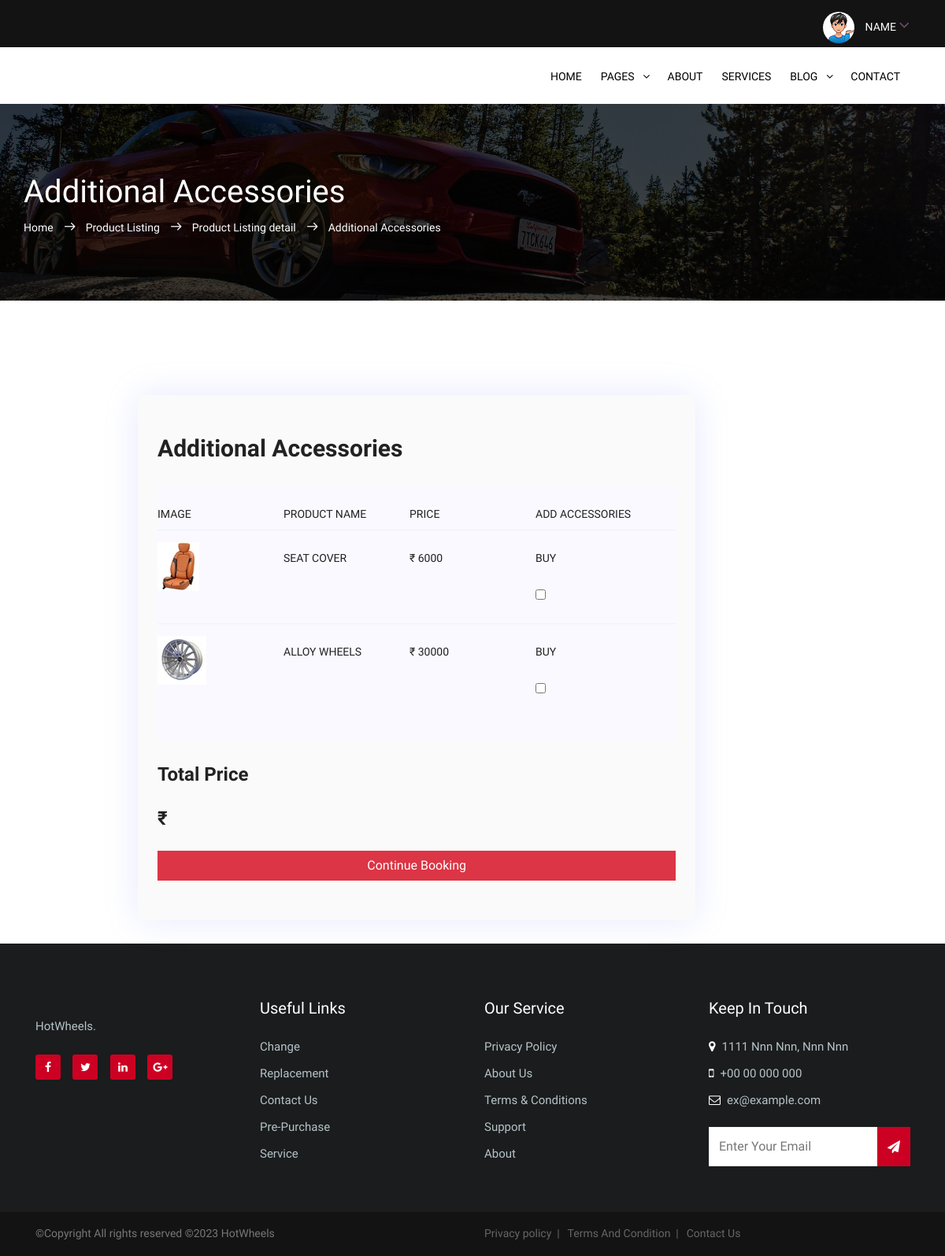
The app's page /cars/addaccessories/1 (signed in) with its own data.
### cars/models.py (models this page shows)
class AdditionalAccessories(models.Model):
    class Meta:
        db_table = 'Additional Accessories'
        verbose_name = "Additional Accessories"
        verbose_name_plural = "Additional Accessories"
    id = models.BigAutoField(
        primary_key= True,
    )
    image = models.ImageField(
        upload_to="image/media/",
        blank=True,
        null=True,
        verbose_name="Product Image"
        )
    price = models.IntegerField(
        verbose_name="Price Of Product"
        )
    Product = models.CharField(default=None,null=True,blank=True,max_length=255,verbose_name="Product Name (Pixel Size 62x62)")

### cars/views.py (the view)
# urls.py: path('addaccessories/<int:pk>', views.addaccessories, name='addaccessories'),
def addaccessories(request,pk):
    if 'username' in request.session:
        order_verify = Order.objects.filter(customerid=request.user)
        if order_verify:
            return render(request,'trail.html')
        CARDETAILS = DETAILS.objects.get(pk=pk)
        ACCESSORIES =  AdditionalAccessories.objects.all()
        return render(request,'additional_accessories.html',{'ACCESSORIES':ACCESSORIES,'CARDETAILS':CARDETAILS})
    return redirect('signin')

### cars/templates/additional_accessories.html (shortened to what this page needs)
{% load static %}
<!DOCTYPE html>
<html lang="en">
<head>
        <link rel="stylesheet" href="{% static 'css/linearicons.css' %}">
        <link rel="stylesheet" href="{% static 'css/font-awesome.min.css' %}">
        <link rel="stylesheet" href="{% static 'css/bootstrap.css' %}">
        <link rel="stylesheet" href="{% static 'css/magnific-popup.css' %}">
        <link rel="stylesheet" href="{% static 'css/nice-select.css' %}">
        <link rel="stylesheet" href="{% static 'css/animate.min.css' %}">
        <link rel="stylesheet" href="{% static 'css/owl.carousel.css' %}">
        <link rel="stylesheet" href="{% static 'css/main.css' %}">
    </head>
    <body>
          <header id="header">
              <div class="header-top bg-1">
                <div class="container">
                    <div class="row">
                        <div class="col-md-7 col-xs-12 hide_column">
                        </div>
                        <div class="col-lg-5 col-md-12 col-xs-12">
                            <div class="header-top-right text-right">
                                <ul class="account">
                                    <li>
                                        <a href="#">
                                            <img src="{% static 'img/boogyman.png' %}" alt="">
                                            NAME  <span> {{user.first_name}}
                                            <i class="fa fa-angle-down"></i></span>
                                        </a>
                                    </li>
                                </ul>
                            </div>
                        </div>
                    </div>
                </div>
            </div>
            <div class="header-bottom">
                <div class="container">
                    <div class="row align-items-center d-flex">
                        <div class="col-lg-2 col-md-2">
                            <div id="logo">
                            </div>
                        </div>
                           <div class="col-lg-10 col-md-2">
                          <nav id="nav-menu-container">
                            <ul class="nav-menu float-right">
                              <li class="menu-has-children"><a href="{% url 'index' %}">Home</a>
                              </li>
                              <li class="menu-has-children"><a href="">Pages</a>
                              </li>
                              <li class="menu-has-children"><a href="about_us.html">About</a>
                              </li>
                              <li class="menu-has-children"><a href="services.html">Services</a>
                              </li>
                              <li class="menu-has-children"><a href="blog_home.html">Blog</a>
                              </li>
                              <li class="menu-has-children"><a href="contact.html">Contact</a></li>
                            </ul>
                          </nav>
                      </div>
                    </div>
                </div>
            </div>
          </header>
        <section class="banner-area relative" id="home">
            <div class="overlay overlay-bg"></div>
            <div class="container">
                <div class="row d-flex align-items-center justify-content-center">
                    <div class="about-content col-lg-12">
                        <h1 class="text-white">
                            Additional Accessories
                        </h1>
                        <p class="text-white link-nav"><a href="{% url 'index' %}">Home </a>  <span class="lnr lnr-arrow-right"></span> <a href="{% url 'product_listing' %}"> Product Listing</a> <span class="lnr lnr-arrow-right"></span> Product Listing detail  <span class="lnr lnr-arrow-right"></span> Additional Accessories</p>
                    </div>
                </div>
            </div>
        </section>
        <section class="cart_area mb-30 pt-120">
            <div class="container">
                <div class="row d-flex justify-content-center">
                    <form action="/cars/taxinfo/{{CARDETAILS.id}}" method="post">
                    <div class="cart_content col-lg-10">
                        <div class="cart-top-border">
                            <h2 class="mb-30">Additional Accessories </h2>
                            <div class="progress-table-wrap">
                                <div class="progress-table">
                                    <div class="table-head">
                                        <div class="image">Image</div>
                                        <div class="image">Product Name</div>
                                        <div class="image">Price</div>
                                        <div class="product-details">Add Accessories</div>
                                    </div>
                                    {% for x in ACCESSORIES %}
                                    <div class="table-row">
                                        <div class="image"><img src="{{x.image.url}}" alt="flag"></div>
                                        <div class="image">{{x.Product}}</div>
                                        <div class="image">₹ {{x.price}}</div>
                                        <div class="product-details"><label for="option1">Buy</label><br>
                                                <input type="checkbox" id="option1" name="options" value="{{x.id}}"></div>
                                    </div>
                                    {% endfor %}
                                </div>
                            </div>
                                    <h3><br>Total Price</h3>
                                    <div class="row mt-4 mb-4">
                                        <div class="col-md-5 col-6 pt-1">
                                            <h3>₹<small></small></h3>
                                        </div>
                                    </div>
                                    <input type="submit" class="btn btn-danger btn-block" value="Continue Booking">
                        </form>
                        </div>
                    </div>
        </section>
        <footer class="footer-area footer-section">
            <div class="container">
                <div class="row">
                    <div class="col-lg-3  col-md-3 col-sm-6">
                        <div class="single-footer-widget newsletter">
                            <p>HotWheels.</p>
                            <ul class="social-footer">
                                <li><a class="facebook" href="#"><i class="fa fa-facebook"></i></a></li>
                                <li><a class="twitter" href="#"><i class="fa fa-twitter"></i></a></li>
                                <li><a class="linkedin" href="#"><i class="fa fa-linkedin"></i></a></li>
                                <li><a class="google-plus" href="#"><i class="fa fa-google-plus"></i></a></li>
                            </ul>
                        </div>
                    </div>
                    <div class="col-lg-3  col-md-3 col-sm-6">
                        <div class="single-footer-widget">
                            <h6>Useful Links</h6>
                            <ul class="footer-nav">
                                <li><a href="">Change</a></li>
                                <li><a href="">Replacement</a></li>
                                <li><a href="">Contact Us</a></li>
                                <li><a href="">Pre-Purchase</a></li>
                                <li><a href="">Service</a></li>
                            </ul>
                        </div>
                    </div>
                    <div class="col-lg-3  col-md-3 col-sm-6">
                        <div class="single-footer-widget">
                            <h6>Our Service</h6>
                            <ul class="footer-nav">
                                <li><a href="">Privacy Policy</a></li>
                                <li><a href="">About Us</a></li>
                                <li><a href="">Terms & Conditions</a></li>
                                <li><a href="">Support</a></li>
                                <li><a href="">About</a></li>
                            </ul>
                        </div>
                    </div>
                    <div class="col-lg-3  col-md-3 col-sm-6">
                        <div class="single-footer-widget mail-chimp">
                            <h6 class="mb-20">Keep In Touch</h6>
                            <ul class="footer-nav">
                                <li>
                                <strong><i class="fa fa-map-marker"></i></strong><span class="pl-2">1111 Nnn Nnn, Nnn Nnn</span>
                                </li>
                                <li>
                                <strong><i class="fa fa-mobile"></i></strong><span class="pl-2">+00 00 000 000</span>
                                </li>
                                <li>
                                <strong><i class="fa fa-envelope-o"></i></strong><span class="pl-2"><a href="#">ex@example.com</a></span>
                                </li>
                            </ul>
                            <div class="section_form">
                                    <div class="col-auto">
                                      <div class="input-group mb-2">
                                        <input type="text" class="form-control" id="inlineFormInputGroup" placeholder="Enter Your Email">
                                         <div class="input-group-prepend">
                                          <div class="input-group-text"><i class="fa fa-paper-plane"></i></div>
                                        </div>
                                      </div>
                                    </div>
                                </div>
                        </div>
                    </div>
                </div>
            </div>
        </footer>
        <div class="copyright1">
            <div class="container">
                <div class="row">
                    <div class="col-md-6 col-sm-6 col-12">
                        <div class="bottom_footer_info">
                            <span>&copy;Copyright All rights reserved &copy;<script>document.write(new Date().getFullYear())</script> HotWheels</span>
                        </div>
                    </div>
                    <div class="col-md-6 col-sm-6 col-12">
                        <div class="bottom_footer_logo">
                            <ul class="list-inline">
                                <li class="list-inline-item">
                                    <a href="#">Privacy policy &nbsp;|</a>
                                </li>
                                <li class="list-inline-item">
                                    <a href="#">Terms And Condition &nbsp;|</a>
                                </li>
                                <li class="list-inline-item">
                                    <a href="#">Contact Us</a>
                                </li>
                            </ul>
                        </div>
                    </div>
                </div>
            </div>
        </div>
    </body>
</html>

### records on screen
AdditionalAccessories: image (picture), Product "SEAT COVER", price "6000"
AdditionalAccessories: image (picture), Product "ALLOY WHEELS", price "30000"
